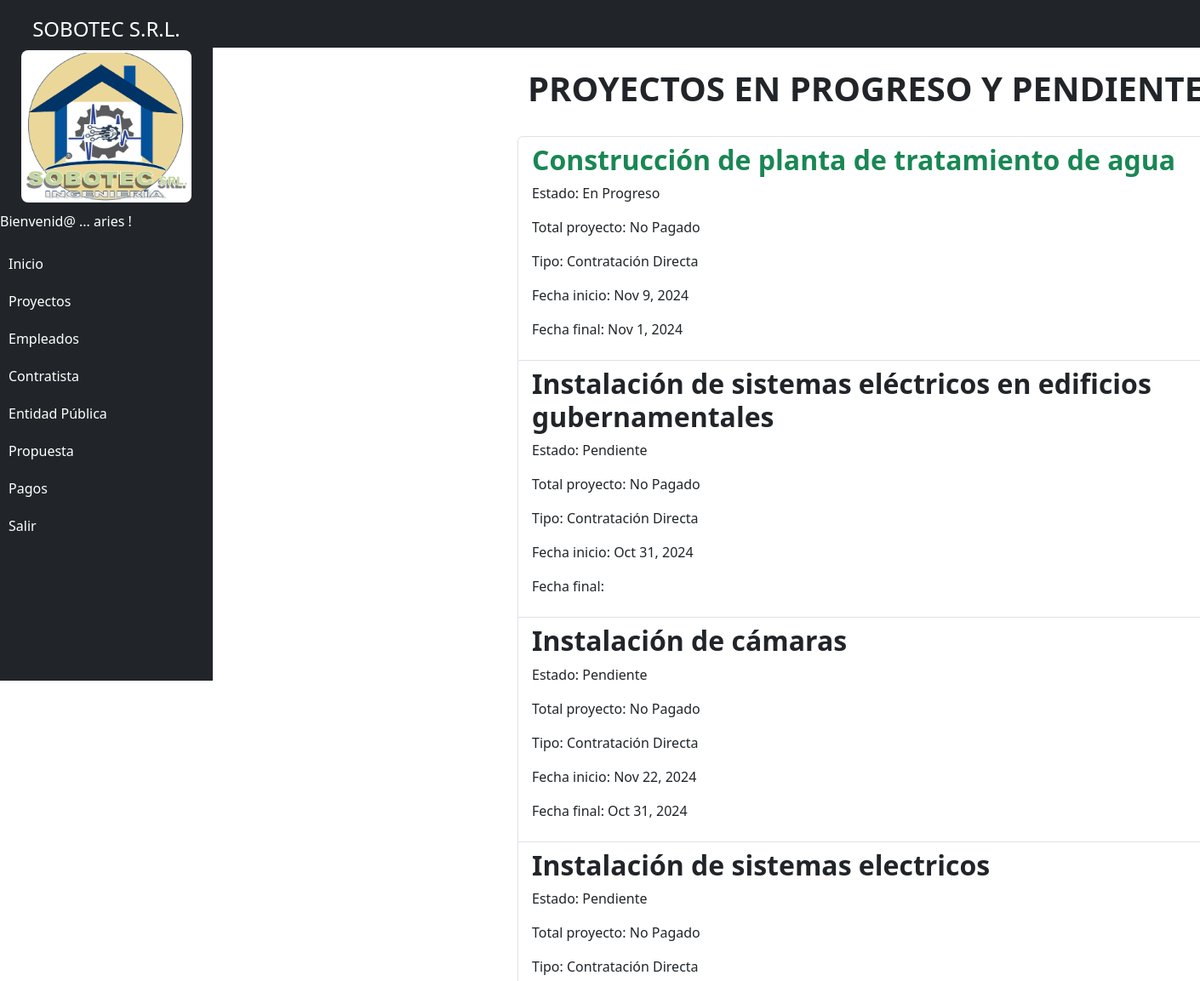
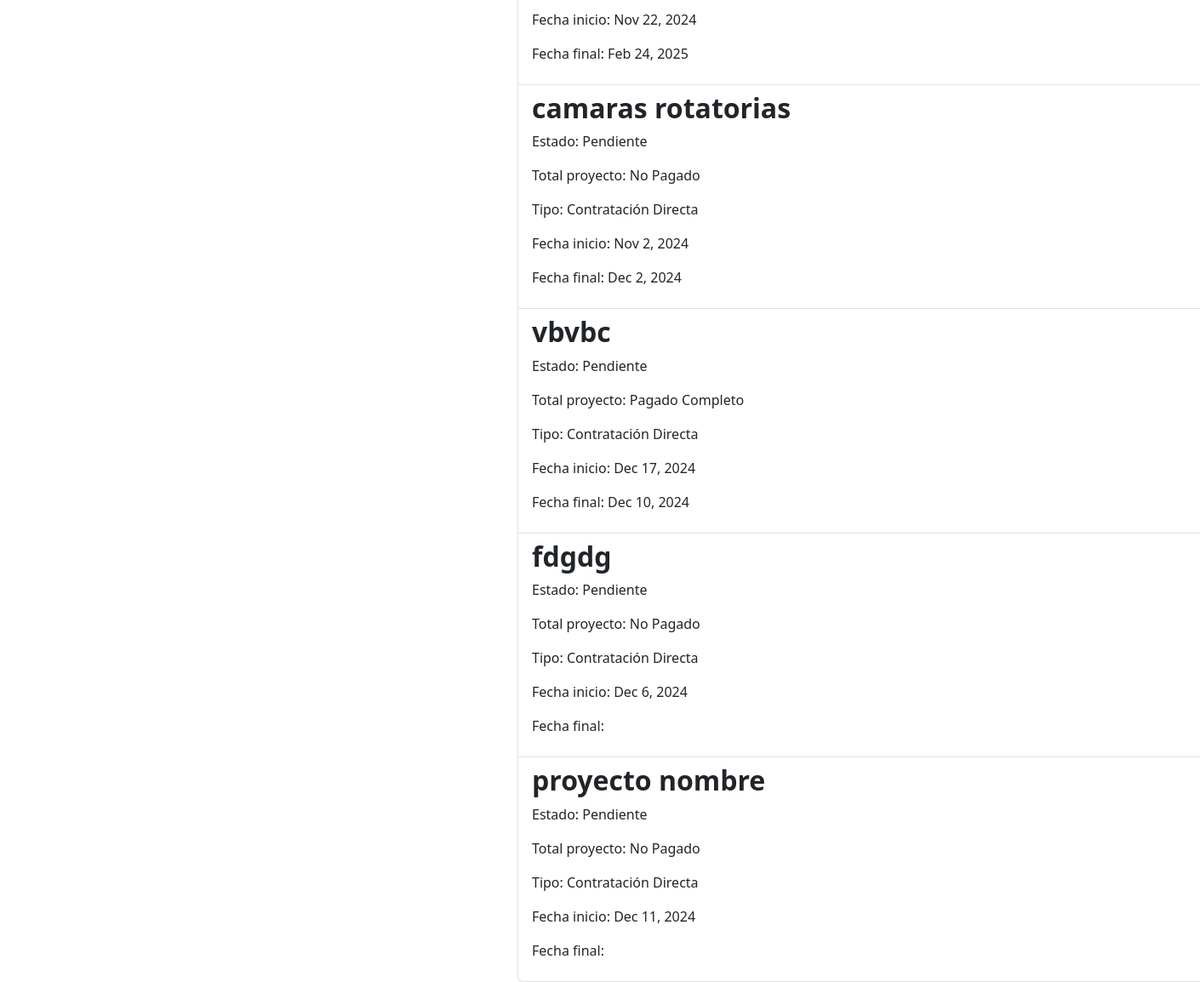
Before: /projects/ (signed in) with the older database file (2 pictures, top to bottom).
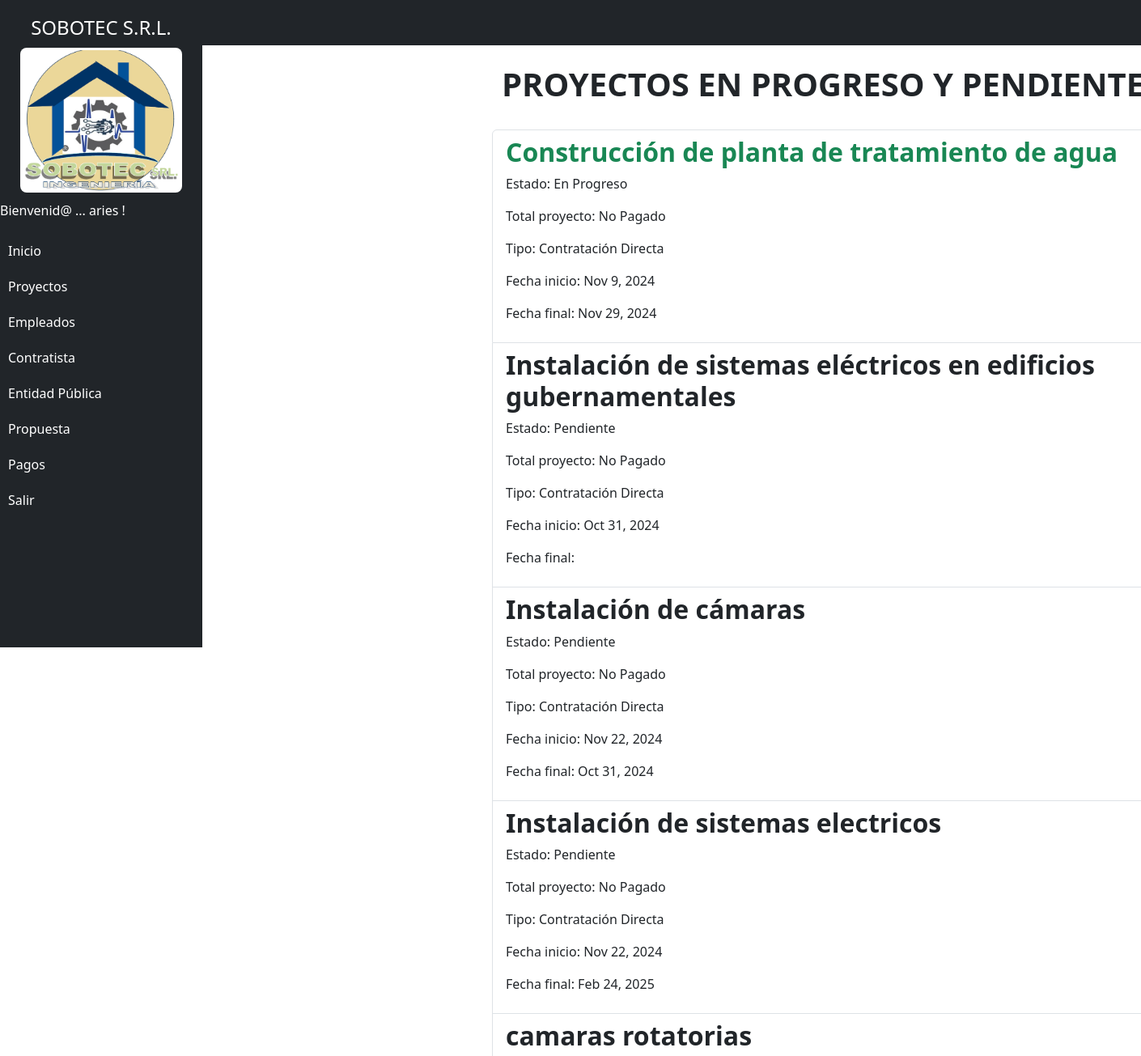
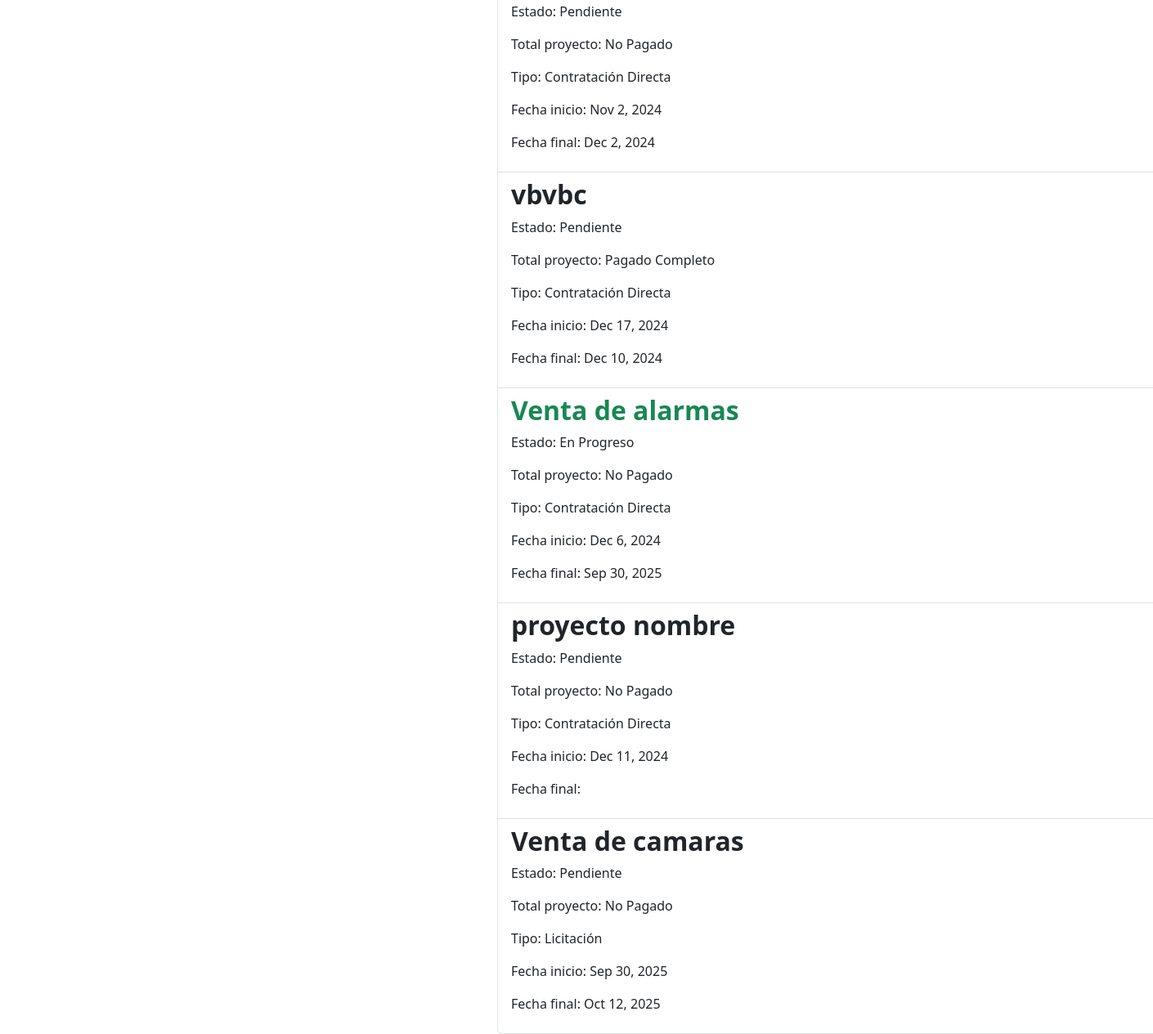
After: the same page with the newer database file (2 pictures, top to bottom).
### projects/models.py (models this page shows, shortened)
class AuditModel(models.Model):
    created = models.DateTimeField(auto_now_add=True, verbose_name="Fecha Creación")
    updated_at = models.DateTimeField(auto_now=True, verbose_name="Fecha Actualización")
    deleted_at = models.DateTimeField(null=True, blank=True, verbose_name="Fecha Eliminación")
    is_active = models.BooleanField(default=True, verbose_name="Activo")
    class Meta:
        abstract = True

class Project(AuditModel):
    PROJECT_STATUS_CHOICES = [
        ('pendiente', 'Pendiente'),         # Pendiente
        ('en_progreso', 'En Progreso'), # En Proceso
        ('completado', 'Completado'),     # Terminado
    ]
    PROJECT_TYPE_CHOICES = [
        ('licitacion', 'Licitación'),            # Licitación
        ('contratacion_directa', 'Contratación Directa'),  # Contratación directa
    ]
    PAYMENT_STATE_CHOICES = [
        ('no_pagado', 'No Pagado'),
        ('parcial', 'Pago Parcial'),
        ('pagado', 'Pagado Completo'),
    ]
    code = models.CharField(max_length=20, unique=True, verbose_name="Proyecto Codigo")
    name = models.CharField(max_length=200, unique=True, verbose_name="Proyecto Nombre")
    description = models.TextField(blank=True, verbose_name="Proyecto Descripcion")
    start_date = models.DateField(verbose_name="Fecha Inicio Proyecto")
    end_date = models.DateField(null=True, blank=True, verbose_name="Fecha Final Proyecto")
    project_status = models.CharField(max_length=20, choices=PROJECT_STATUS_CHOICES, default='pendiente', verbose_name="Proyecto Estado")
    project_type = models.CharField(max_length=30, choices=PROJECT_TYPE_CHOICES, default='contratacion_directa', verbose_name="Proyecto Tipo")
    photo_signed_contract = models.ImageField(upload_to="contrato_firmado",null = True, blank= True, verbose_name="Contrato Firmado")
    payment_status = models.CharField(max_length=20, choices=PAYMENT_STATE_CHOICES, default='no_pagado', verbose_name="Estado de Pago")
    user = models.ForeignKey(User, on_delete=models.CASCADE)# Empleado que herede de user
    assigned_employee = models.ForeignKey(Employee, on_delete=models.CASCADE, null=True, blank=True, verbose_name="Empleado Asignado")
    contractor = models.ForeignKey(Contractor, on_delete=models.CASCADE, null=True, blank=True, verbose_name="Contratista")
    proposal = models.OneToOneField(Proposal, on_delete=models.CASCADE, null=True, blank=True, verbose_name="Propuesta")
    is_active = models.BooleanField(default=True, verbose_name="Activo")
    total_amount = models.DecimalField(max_digits=10, decimal_places=2, verbose_name="Monto Total del Proyecto")

### projects/views.py (the view)
# urls.py: path('projects/', views.projects, name='projects'),
@login_required
def projects(request):
    projects = Project.objects.filter(user= request.user, project_status__in =['pendiente', 'en_progreso'],
    is_active=True)
    return render(request, 'projects.html', {
        'projects': projects
    })

### projects/templates/projects.html
{% extends 'base.html' %}
{% block content %}
<main class="container">
    <div class="row">
        <div class="col-md-8 offset-md-3">
            <h1 class="text-center display-6 py-4 fw-bold"> PROYECTOS EN PROGRESO Y PENDIENTES
            </h1>
            <ul class="list-group">
                {% for project in projects %}
                <a class="list-group-item" href="{% url 'project_detail' project.id %}">
                    <header class="d-flex justify-content-between">
                        {% if project.project_status == 'pendiente' %}
                        <h2 class="fw-bold">{{project.name}}</h2>
                        {% elif project.project_status == 'en_progreso' %}
                            <h2 class="fw-bold text-success">{{project.name}}</h2>
                        {% endif %}
                    </header>
                    <p>Estado: {{project.get_project_status_display}}</p>
                    <p>Total proyecto: {{project.get_payment_status_display }}</p>
                    <p>Tipo: {{project.get_project_type_display }}</p>
                    <p>Fecha inicio: {{project.start_date|date:"M j, Y"}}</p>
                    <p>Fecha final: {{project.end_date|date:"M j, Y"}}</p>
                </a>
                {% endfor %}
            </ul>
        </div>
    </div>
</main>
{% endblock %}

### projects/templates/base.html (shortened to what this page needs)
{% load static %}
<!DOCTYPE html>
<html lang="en">
  <head>
    <link
      rel="stylesheet"
      href="https://cdn.jsdelivr.net/npm/bootstrap@5.3.3/dist/css/bootstrap.min.css"
    />
  </head>
  <body>
    <nav class="navbar navbar-expand-lg navbar-dark bg-dark">
      <div class="container-fluid">
        <a class="navbar-brand" href="#">SOBOTEC S.R.L.</a>
      </div>
    </nav>
    <div class="sidebar bg-dark collapse show" id="sidebar">
      <h4 class="text-center text-white">SOBOTEC S.R.L.</h4>
      <img src="/static/common/logo.png" alt="Logo de la empresa">
      <ul class="nav flex-column">
        {% if user.is_authenticated %}
        <p class="text-white"> Bienvenid@ ... {{ user.username }} !</p>
        <li class="nav-item">
          <a class="nav-link" href="/">Inicio</a>
        </li>
        <li class="nav-item">
          <a
            class="nav-link"
            data-bs-toggle="collapse"
            href="#projectSubmenu"
            role="button"
            aria-expanded="false"
            aria-controls="projectSubmenu"
          >
            Proyectos
          </a>
        </li>
        <li class="nav-item">
          <a
            class="nav-link"
            data-bs-toggle="collapse"
            href="#employeeSubmenu"
            role="button"
            aria-expanded="false"
            aria-controls="employeeSubmenu"
          >
          Empleados
          </a>
        </li>
        <li class="nav-item">
          <a
            class="nav-link"
            data-bs-toggle="collapse"
            href="#contractorSubmenu"
            role="button"
            aria-expanded="false"
            aria-controls="contractorSubmenu"
          >
          Contratista
          </a>
        </li>
        <li class="nav-item">
          <a
            class="nav-link"
            data-bs-toggle="collapse"
            href="#public_entitieSubmenu"
            role="button"
            aria-expanded="false"
            aria-controls="public_entitieSubmenu"
          >
          Entidad Pública
          </a>
        </li>
        <li class="nav-item">
          <a
            class="nav-link"
            data-bs-toggle="collapse"
            href="#proposalSubmenu"
            role="button"
            aria-expanded="false"
            aria-controls="proposalSubmenu"
          >
          Propuesta
          </a>
        </li>
        <li class="nav-item">
          <a
            class="nav-link"
            data-bs-toggle="collapse"
            href="#paymentSubmenu"
            role="button"
            aria-expanded="false"
            aria-controls="paymentSubmenu"
          >
          Pagos
          </a>
        </li>
        <li class="nav-item">
          <a class="nav-link" href="{% url 'signout' %}">Salir</a>
        </li>
        {% endif %}
      </ul>
    </div>
    <div class="container" style="margin-left: 260px; transition: margin-left 0.3s ease-in-out;">
      {% block content %} {% endblock %}
    </div>
  </body>
</html>

### projects/templates/base.html (style rules this page uses)
.sidebar { height: 100vh; width: 250px; position: fixed; top: 0; left: 0; background-color: #343a40; padding-top: 20px; transition: all 0.3s ease-in-out; overflow-y: auto; }
.sidebar a { color: #ffffff !important; text-decoration: none; padding: 10px; display: block; }
.sidebar img { display: block; margin: 10px auto; width: 80%; border-radius: 8px; }

Changed rows visible on the page:
changed Project "Construcción de planta de tratamiento de agua": end_date "Nov 1, 2024" → "Nov 29, 2024"
changed Project: project_status "Pendiente" → "En Progreso"; end_date (not shown) → "Sep 30, 2025"; name "fdgdg" → "Venta de alarmas"
added Project: name "Venta de camaras", project_status "Pendiente", payment_status "No Pagado", project_type "Licitación", start_date "Sep 30, 2025", end_date "Oct 12, 2025"
